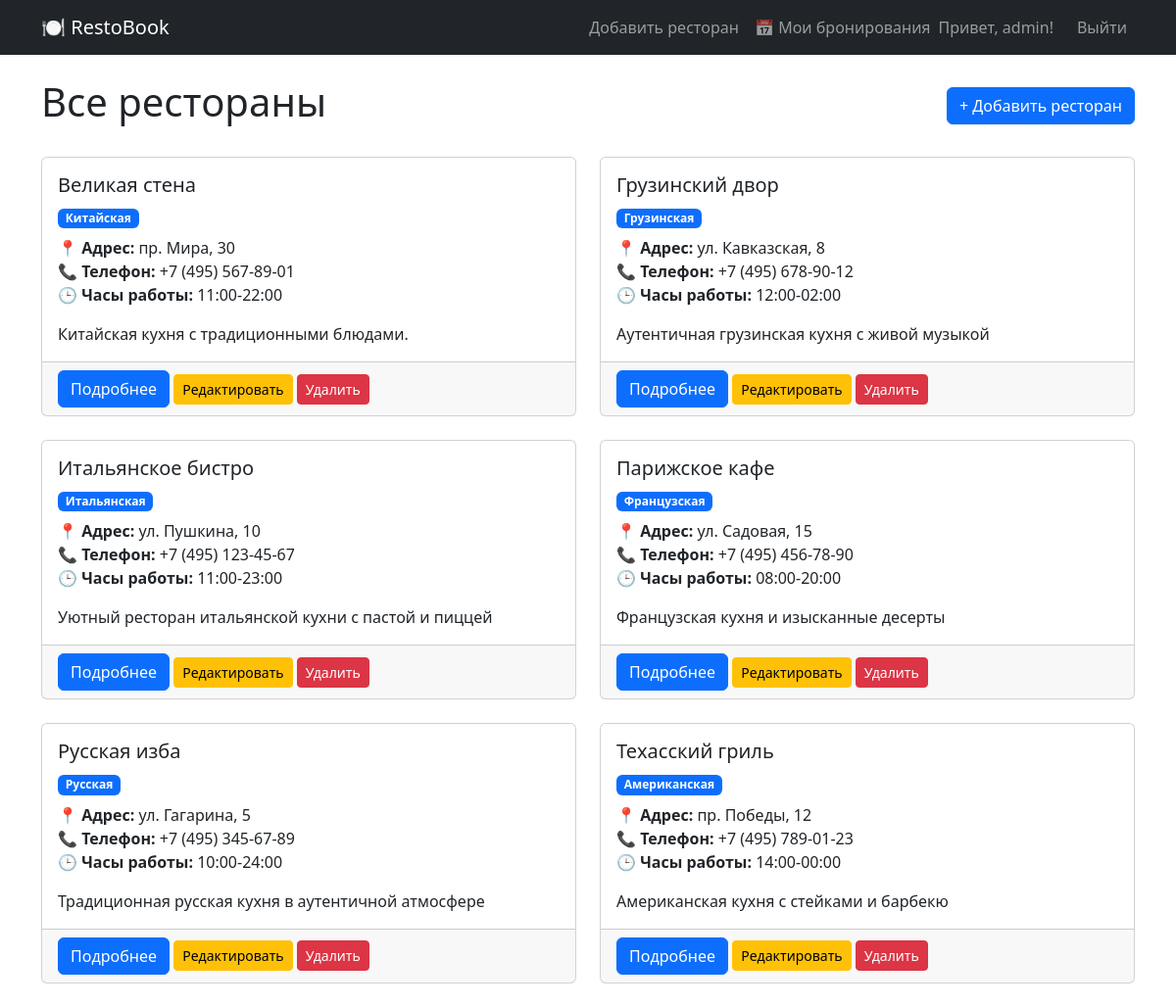
The page /restaurants/ (signed in) on the database its author committed.
### restaurant/models.py (models this page shows, shortened)
class Restaurant(models.Model):
    CUISINE_TYPES = [
        ('italian', _('Итальянская')),
        ('japanese', _('Японская')),
        ('russian', _('Русская')),
        ('french', _('Французская')),
        ('chinese', _('Китайская')),
        ('georgian', _('Грузинская')),
        ('american', _('Американская')),
    ]
    name = models.CharField(max_length=100, verbose_name=_('название'))
    description = models.TextField(verbose_name=_('описание'))
    address = models.TextField(verbose_name=_('адрес'))
    phone = models.CharField(max_length=20, verbose_name=_('телефон'))
    cuisine_type = models.CharField(max_length=50, choices=CUISINE_TYPES, verbose_name=_('тип кухни'))
    opening_hours = models.CharField(max_length=100, default='10:00-22:00', verbose_name=_('часы работы'))
    image = models.ImageField(upload_to='restaurants/%Y/%m/%d/', blank=True, null=True, verbose_name=_('изображение'))
    website = models.URLField(blank=True, verbose_name=_('веб-сайт'))
    created_by = models.ForeignKey(User, on_delete=models.SET_NULL, null=True, blank=True, verbose_name=_('создатель'))
    created_at = models.DateTimeField(default=timezone.now, verbose_name=_('дата создания'))
    tags = models.ManyToManyField(Tag, blank=True, related_name='restaurants', verbose_name=_('теги'))
    history = HistoricalRecords()
    class Meta:
        verbose_name = _('ресторан')
        verbose_name_plural = _('рестораны')
        ordering = ['name']

### restaurant/views.py (the view)
# urls.py: path('restaurants/', views.all_restaurants, name='all_restaurants'),
def all_restaurants(request):
    restaurant_list = Restaurant.objects.all()
    paginator = Paginator(restaurant_list, 6)
    page = request.GET.get('page')
    try:
        restaurants = paginator.page(page)
    except PageNotAnInteger:
        restaurants = paginator.page(1)
    except EmptyPage:
        restaurants = paginator.page(paginator.num_pages)
    restaurant_data = Restaurant.objects.values('id', 'name', 'cuisine_type')[:10]
    context = {
        'restaurants': restaurants,
        'restaurant_data': restaurant_data,
    }
    return render(request, 'restaurant/all_restaurants.html', context)

### templates/restaurant/all_restaurants.html (shortened to what this page needs)
<!DOCTYPE html>
<html lang="ru">
<head>
    <link href="https://cdn.jsdelivr.net/npm/bootstrap@5.3.0/dist/css/bootstrap.min.css" rel="stylesheet">
</head>
<body>
    <nav class="navbar navbar-expand-lg navbar-dark bg-dark">
        <div class="container">
            <a class="navbar-brand" href="{% url 'home' %}">🍽 RestoBook</a>
            <div class="navbar-nav ms-auto">
                {% if user.is_staff %}
                <a class="nav-link" href="{% url 'restaurant_create' %}">Добавить ресторан</a>
                {% endif %}
                {% if user.is_authenticated %}
                    <a class="nav-link" href="{% url 'user_reservations' %}">📅 Мои бронирования</a>
                    <span class="navbar-text me-3">Привет, {{ user.username }}!</span>
                    <a class="nav-link" href="{% url 'logout' %}">Выйти</a>
                {% else %}
                    <a class="nav-link" href="{% url 'register' %}">📝 Регистрация</a>
                    <a class="nav-link" href="{% url 'login' %}">Войти</a>
                {% endif %}
            </div>
        </div>
    </nav>
    <div class="container mt-4">
        <div class="d-flex justify-content-between align-items-center mb-4">
            <h1>Все рестораны</h1>
            {% if user.is_staff %}
            <a href="{% url 'restaurant_create' %}" class="btn btn-primary">+ Добавить ресторан</a>
            {% endif %}
        </div>
        <div class="row">
            {% for restaurant in restaurants %}
            <div class="col-md-6 mb-4">
                <div class="card h-100">
                    <div class="card-body">
                        <h5 class="card-title">{{ restaurant.name }}</h5>
                        <span class="badge bg-primary mb-2">{{ restaurant.get_cuisine_type_display }}</span>
                        <p class="card-text">
                            <strong>📍 Адрес:</strong> {{ restaurant.address }}<br>
                            <strong>📞 Телефон:</strong> {{ restaurant.phone }}<br>
                            <strong>🕒 Часы работы:</strong> {{ restaurant.opening_hours }}
                        </p>
                        <p class="card-text">{{ restaurant.description|truncatewords:20 }}</p>
                    </div>
                    <div class="card-footer">
                        <a href="{% url 'restaurant_detail' restaurant.id %}" class="btn btn-primary">Подробнее</a>
                        {% if user.is_staff %}
                        <a href="{% url 'restaurant_edit' restaurant.id %}" class="btn btn-warning btn-sm">Редактировать</a>
                        <a href="{% url 'restaurant_delete' restaurant.id %}" class="btn btn-danger btn-sm">Удалить</a>
                        {% endif %}
                    </div>
                </div>
            </div>
            {% endfor %}
        </div>
    </div>
</body>
</html>

### rows shown on the page
Restaurant: name "Великая стена", cuisine_type "Китайская", address "пр. Мира, 30", phone "+7 (495) 567-89-01", opening_hours "11:00-22:00", description "Китайская кухня с традиционными блюдами."
Restaurant: name "Грузинский двор", cuisine_type "Грузинская", address "ул. Кавказская, 8", phone "+7 (495) 678-90-12", opening_hours "12:00-02:00", description "Аутентичная грузинская кухня с живой музыкой"
Restaurant: name "Итальянское бистро", cuisine_type "Итальянская", address "ул. Пушкина, 10", phone "+7 (495) 123-45-67", opening_hours "11:00-23:00", description "Уютный ресторан итальянской кухни с пастой и пиццей"
Restaurant: name "Парижское кафе", cuisine_type "Французская", address "ул. Садовая, 15", phone "+7 (495) 456-78-90", opening_hours "08:00-20:00", description "Французская кухня и изысканные десерты"
Restaurant: name "Русская изба", cuisine_type "Русская", address "ул. Гагарина, 5", phone "+7 (495) 345-67-89", opening_hours "10:00-24:00", description "Традиционная русская кухня в аутентичной атмосфере"
Restaurant: name "Техасский гриль", cuisine_type "Американская", address "пр. Победы, 12", phone "+7 (495) 789-01-23", opening_hours "14:00-00:00", description "Американская кухня с стейками и барбекю"

### other values the page prints
{{ user.username }} "admin"
